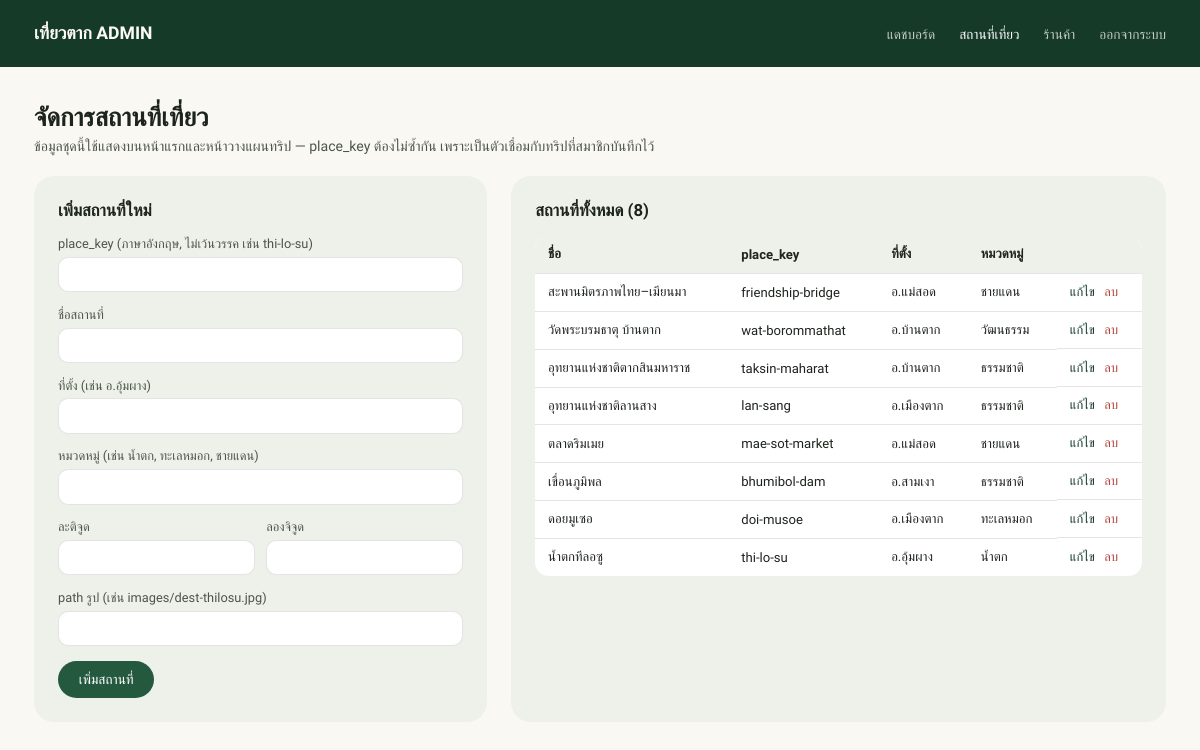
/admin-places.php (signed in), run on the app's committed database.
### tables this page shows
CREATE TABLE IF NOT EXISTS place (
    id_place INT AUTO_INCREMENT PRIMARY KEY,
    place_key VARCHAR(50) NOT NULL UNIQUE,       
    name_place VARCHAR(150) NOT NULL,
    location_place VARCHAR(150) NOT NULL,         
    category_place VARCHAR(50) DEFAULT NULL,      
    lat_place DECIMAL(10,7) NOT NULL,
    lng_place DECIMAL(10,7) NOT NULL,
    image_place VARCHAR(255) DEFAULT NULL,        
    created_at TIMESTAMP DEFAULT CURRENT_TIMESTAMP
);

### admin-places.php (the view, shortened to what this page needs)
<?php
require('connect.php');
$editing = null;
$places = [];
$result_all = mysqli_query($connect, "SELECT * FROM place ORDER BY id_place DESC");
while($row = mysqli_fetch_assoc($result_all)){
    $places[] = $row;
}
?>
<!DOCTYPE html>
<html lang="th">
<head>
</head>
<body>
<nav class="nav">
    <div class="wrap">
        <div class="logo">เที่ยวตาก ADMIN</div>
        <ul class="nav-links">
            <li><a href="admin.php">แดชบอร์ด</a></li>
            <li><a href="admin-places.php" class="active">สถานที่เที่ยว</a></li>
            <li><a href="admin-shops.php">ร้านค้า</a></li>
            <li><a href="admin.php?logout=1">ออกจากระบบ</a></li>
        </ul>
    </div>
</nav>
<div class="wrap">
    <div class="page-head">
        <h1>จัดการสถานที่เที่ยว</h1>
        <p>ข้อมูลชุดนี้ใช้แสดงบนหน้าแรกและหน้าวางแผนทริป — place_key ต้องไม่ซ้ำกัน เพราะเป็นตัวเชื่อมกับทริปที่สมาชิกบันทึกไว้</p>
    </div>
    <div class="layout">
        <div class="panel-card">
            <h2><?php echo $editing ? 'แก้ไขสถานที่' : 'เพิ่มสถานที่ใหม่'; ?></h2>
            <form method="POST" action="admin-places.php">
                <div class="field">
                    <label>place_key (ภาษาอังกฤษ, ไม่เว้นวรรค เช่น thi-lo-su)</label>
                    <input type="text" name="place_key" value="<?php echo htmlspecialchars($editing['place_key'] ?? ''); ?>" required>
                </div>
                <div class="field">
                    <label>ชื่อสถานที่</label>
                    <input type="text" name="name_place" value="<?php echo htmlspecialchars($editing['name_place'] ?? ''); ?>" required>
                </div>
                <div class="field">
                    <label>ที่ตั้ง (เช่น อ.อุ้มผาง)</label>
                    <input type="text" name="location_place" value="<?php echo htmlspecialchars($editing['location_place'] ?? ''); ?>" required>
                </div>
                <div class="field">
                    <label>หมวดหมู่ (เช่น น้ำตก, ทะเลหมอก, ชายแดน)</label>
                    <input type="text" name="category_place" value="<?php echo htmlspecialchars($editing['category_place'] ?? ''); ?>">
                </div>
                <div class="row-2">
                    <div class="field">
                        <label>ละติจูด</label>
                        <input type="text" name="lat_place" value="<?php echo htmlspecialchars($editing['lat_place'] ?? ''); ?>" required>
                    </div>
                    <div class="field">
                        <label>ลองจิจูด</label>
                        <input type="text" name="lng_place" value="<?php echo htmlspecialchars($editing['lng_place'] ?? ''); ?>" required>
                    </div>
                </div>
                <div class="field">
                    <label>path รูป (เช่น images/dest-thilosu.jpg)</label>
                    <input type="text" name="image_place" value="<?php echo htmlspecialchars($editing['image_place'] ?? ''); ?>">
                </div>
                <button type="submit" class="btn btn-primary"><?php echo $editing ? 'บันทึกการแก้ไข' : 'เพิ่มสถานที่'; ?></button>
            </form>
        </div>
        <div class="panel-card">
            <h2>สถานที่ทั้งหมด (<?php echo count($places); ?>)</h2>
            <div class="table-wrap">
                <table>
                    <tr>
                        <th>ชื่อ</th>
                        <th>place_key</th>
                        <th>ที่ตั้ง</th>
                        <th>หมวดหมู่</th>
                        <th></th>
                    </tr>
                    <?php foreach($places as $p): ?>
                    <tr>
                        <td><?php echo htmlspecialchars($p['name_place']); ?></td>
                        <td><?php echo htmlspecialchars($p['place_key']); ?></td>
                        <td><?php echo htmlspecialchars($p['location_place']); ?></td>
                        <td><?php echo htmlspecialchars($p['category_place']); ?></td>
                        <td class="actions-cell">
                            <a href="admin-places.php?edit=<?php echo $p['id_place']; ?>" class="edit">แก้ไข</a>
                            <a href="admin-places.php?delete=<?php echo $p['id_place']; ?>" class="del"
                               onclick="return confirm('ลบ &quot;<?php echo htmlspecialchars($p['name_place'], ENT_QUOTES); ?>&quot; ใช่ไหม? ทริปที่สมาชิกบันทึกจุดนี้ไว้จะถูกลบไปด้วย');">ลบ</a>
                        </td>
                    </tr>
                    <?php endforeach; ?>
                </table>
            </div>
        </div>
    </div>
</div>
</body>
</html>

### admin-places.php (style rules this page uses)
:root { --ink: #1d231d; --ink-soft: #4c554b; --cream: #faf8f3; --panel: #eef1e9; --green: #24593f; --green-deep: #163a28; --line: rgba(29,35,29,0.12); --radius: 14px; }
* { box-sizing: border-box; }
body { margin: 0; font-family: 'Prompt', sans-serif; color: var(--ink); background: var(--cream); }
a { color: inherit; }
.wrap { max-width: 1180px; margin: 0 auto; padding: 0 1.5rem; }
.nav { background: var(--green-deep); color: #fdfbf5; }
.nav .wrap { display: flex; align-items: center; justify-content: space-between; height: 4.2rem; }
.logo { font-weight: 700; font-size: 1.1rem; }
.nav-links { display: flex; gap: 1.5rem; list-style: none; margin: 0; padding: 0; }
.nav-links a { color: rgba(253,251,245,0.75); text-decoration: none; font-size: 0.85rem; }
.nav-links a.active, .nav-links a:hover { color: #fff; }
.page-head { padding: 2.2rem 0 1.3rem; }
.page-head h1 { margin: 0 0 0.3rem; font-size: 1.6rem; font-weight: 700; }
.page-head p { margin: 0; color: var(--ink-soft); font-size: 0.88rem; }
.layout { display: grid; grid-template-columns: 0.9fr 1.3fr; gap: 1.5rem; padding-bottom: 3rem; }
.panel-card { background: var(--panel); border-radius: 20px; padding: 1.5rem; }
.panel-card h2 { margin: 0 0 1rem; font-size: 1.05rem; font-weight: 700; }
label { display: block; font-size: 0.8rem; color: var(--ink-soft); margin: 0 0 0.3rem; }
.field { margin-bottom: 0.9rem; }
input[type="text"], input[type="number"] { width: 100%; border: 1px solid var(--line); border-radius: 10px; padding: 0.55rem 0.7rem; font-family: 'Prompt', sans-serif; font-size: 0.88rem; background: #fff; color: var(--ink); }
.row-2 { display: grid; grid-template-columns: 1fr 1fr; gap: 0.7rem; }
.btn { border: none; border-radius: 999px; padding: 0.65rem 1.3rem; font-family: 'Prompt', sans-serif; font-size: 0.85rem; font-weight: 500; cursor: pointer; }
.btn-primary { background: var(--green); color: #fff; }
table { width: 100%; border-collapse: collapse; background: #fff; border-radius: var(--radius); overflow: hidden; }
th, td { text-align: left; padding: 0.65rem 0.8rem; font-size: 0.82rem; border-bottom: 1px solid var(--line); }
th { background: var(--panel); font-weight: 600; }
tr:last-child td { border-bottom: none; }
.actions-cell { display: flex; gap: 0.6rem; white-space: nowrap; }
.actions-cell a { font-size: 0.8rem; text-decoration: none; }
.actions-cell .edit { color: var(--green-deep); }
.actions-cell .del { color: #b3413a; }
.table-wrap { overflow-x: auto; }

### data on the page
place: name_place "สะพานมิตรภาพไทย–เมียนมา", place_key "friendship-bridge", location_place "อ.แม่สอด", category_place "ชายแดน"
place: name_place "วัดพระบรมธาตุ บ้านตาก", place_key "wat-borommathat", location_place "อ.บ้านตาก", category_place "วัฒนธรรม"
place: name_place "อุทยานแห่งชาติตากสินมหาราช", place_key "taksin-maharat", location_place "อ.บ้านตาก", category_place "ธรรมชาติ"
place: name_place "อุทยานแห่งชาติลานสาง", place_key "lan-sang", location_place "อ.เมืองตาก", category_place "ธรรมชาติ"
place: name_place "ตลาดริมเมย", place_key "mae-sot-market", location_place "อ.แม่สอด", category_place "ชายแดน"
place: name_place "เขื่อนภูมิพล", place_key "bhumibol-dam", location_place "อ.สามเงา", category_place "ธรรมชาติ"
place: name_place "ดอยมูเซอ", place_key "doi-musoe", location_place "อ.เมืองตาก", category_place "ทะเลหมอก"
place: name_place "น้ำตกทีลอซู", place_key "thi-lo-su", location_place "อ.อุ้มผาง", category_place "น้ำตก"

### other printed values
count($places) "8"
